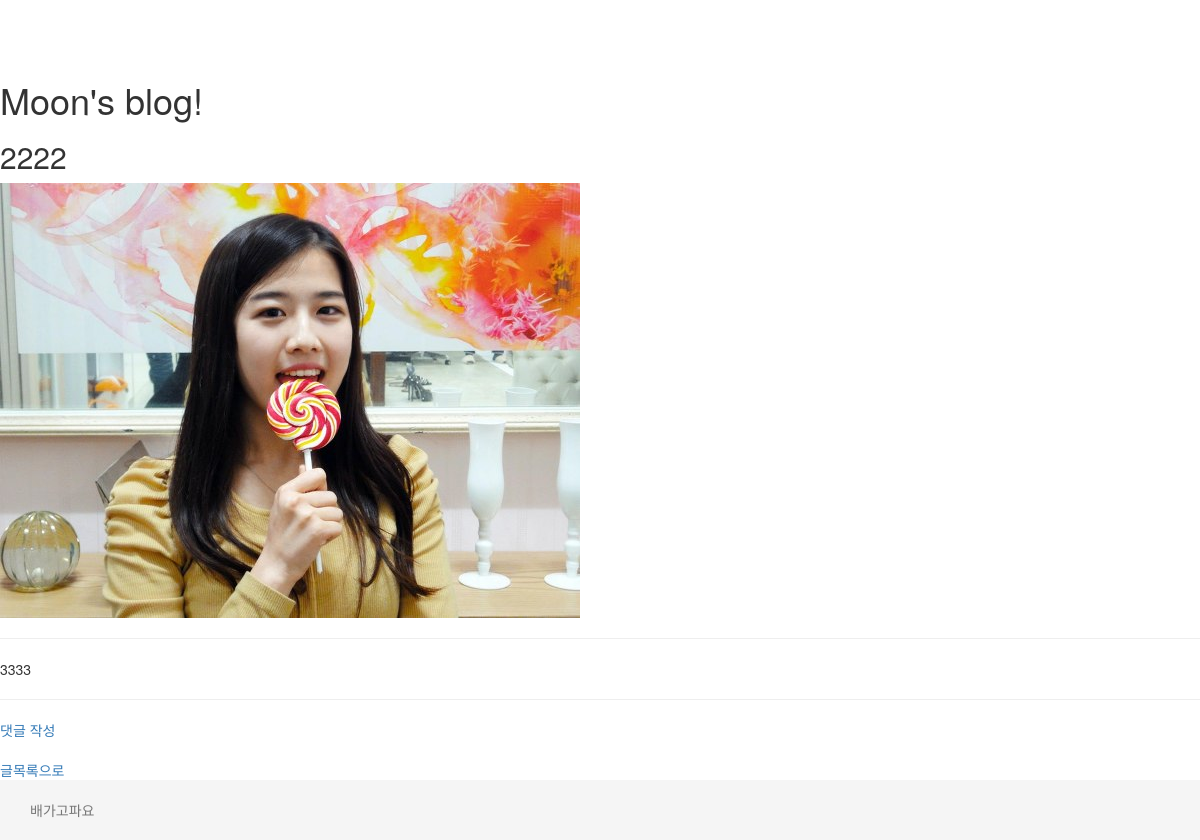
The page /blog/1/ on the database as committed earlier.
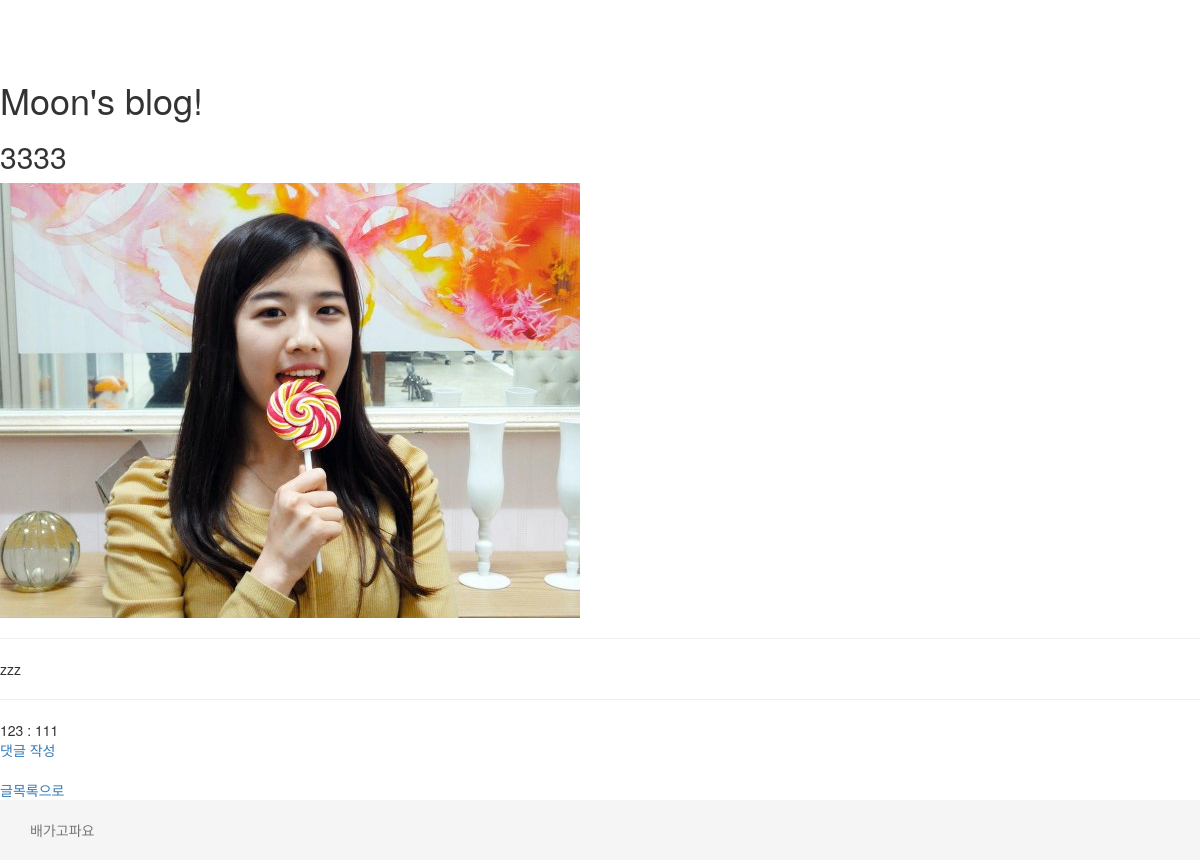
The same page on the database as committed later.
### blog/models.py (models this page shows, shortened)
class Post(models.Model):
	title = models.CharField(max_length=100)
	photo = models.ImageField()
	content = models.TextField()

class Comment(models.Model):
	post = models.ForeignKey(Post)
	author = models.CharField(max_length=50)
	content = models.TextField()
	created_at = models.DateTimeField(auto_now_add = True)

### blog/views.py (the view)
# urls.py: url(r'^(?P<pk>\d+)/$', 'blog.views.post_detail', name='post_detail'),
def post_detail(request, pk):
	post = Post.objects.get(pk=pk)
	comment_list = Comment.objects.all().filter(post=post)
	return render(request, 'blog/post_detail.html', {'post':post, 'comment_list':comment_list})

### blog/templates/blog/post_detail.html (shortened to what this page needs)
{% extends 'blog/base.html' %}
{% block content %}
<h2> {{post.title}}</h2>
<img src = "{{post.photo.url}}">
<hr/>
{{ post.content }}
<hr/>
{% for comment in comment_list %}
{{comment.author}} : {{comment.content}}
<br/>
{% endfor %}
 <a href = "{% url "blog:comments_new" post.pk %}">댓글 작성</a>
<br/>
<br/>
<a href={% url "blog:index" %}>글목록으로</a>
<br/>
{% endblock %}

### blog/templates/blog/base.html (shortened to what this page needs)
<!doctype=html>
<html>
	<head>
	<link rel="stylesheet" href="https://maxcdn.bootstrapcdn.com/bootstrap/3.3.6/css/bootstrap.min.css" />
	</head>
	<body>
	<h1>Moon's blog!</h1>
	{% block content %}
	{% endblock %}
<div class="footer">
    <div class="container">
    	<br/>
        <p class="text-muted">배가고파요</p>
    </div>
</div>
	</body>
</html>

### blog/templates/blog/base.html (style rules this page uses)
body { padding-top: 60px; }
html { position: relative; min-height: 100%; }
body { margin-bottom: 60px; }
.footer { position: absolute; bottom: 0; width: 100%; height: 60px; background-color: #f5f5f5; }

Rows that differ between the two databases and show on the page:
changed Post: title "2222" → "3333"; content "3333" → "zzz"
added Comment: author "123", content "111"
